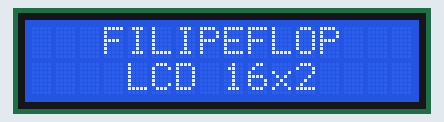
A sketch run on a simulated Arduino Uno, built with avr-gcc and run on an emulated ATmega328P. Shown: 16×2 character LCD.

Above: at 0.1 s.
At 5.21 s:
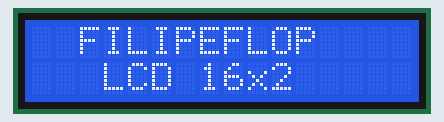
At 6.11 s:
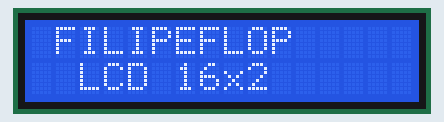
At 7.01 s:
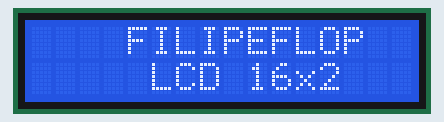
At 7.62 s:
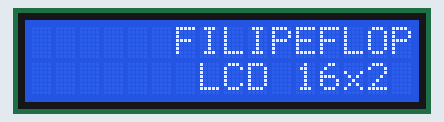

Measured:
- by itself, everything shown: repeats every 7.7 s, in 10 steps

The sketch:

display_lcd_16x2.ino
```cpp
//Programa: Teste de Display LCD 16 x 2
//Autor: FILIPEFLOP

//Carrega a biblioteca LiquidCrystal
#include <LiquidCrystal.h>

#define LCD_RS 12
#define LCD_E 11

#define LCD_D4 5
#define LCD_D5 4
#define LCD_D6 3
#define LCD_D7 2

//Define os pinos que serão utilizados para ligação ao display
LiquidCrystal lcd(LCD_RS, LCD_E, LCD_D4, LCD_D5, LCD_D6, LCD_D7);

void setup()
{
  //Define o número de colunas e linhas do LCD
  lcd.begin(16, 2);
}

void loop()
{
  //Limpa a tela
  lcd.clear();
  //Posiciona o cursor na coluna 3, linha 0;
  lcd.setCursor(3, 0);
  //Envia o texto entre aspas para o LCD
  lcd.print("FILIPEFLOP");
  lcd.setCursor(3, 1);
  lcd.print(" LCD 16x2");
  delay(5000);

  //Rolagem para a esquerda
  for (int posicao = 0; posicao < 3; posicao++)
  {
    lcd.scrollDisplayLeft();
    delay(300);
  }

  //Rolagem para a direita
  for (int posicao = 0; posicao < 6; posicao++)
  {
    lcd.scrollDisplayRight();
    delay(300);
  }
}
```
